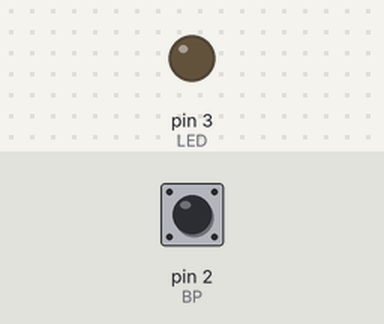
Simulated run of this sketch. Board: Arduino Uno, built with avr-gcc and run on an emulated ATmega328P. Parts: output pins drawn as LEDs (lit = HIGH). The test bench sets the inputs (shaded band); at power-on: pin 2 (BP) HIGH.

Above: at 1.2 s.
1.3 s: pin 2 (BP) pulled LOW for 0.15 s
At 1.37 s:
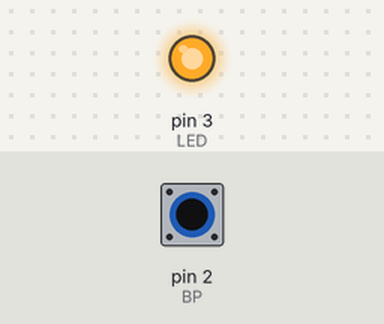
2.9 s: pin 2 (BP) pulled LOW for 3.2 s
At 6.4 s:
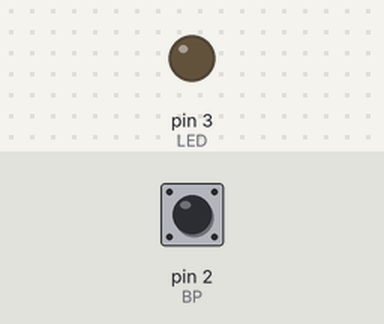
Timing chart, 0 to 7.9 s (numbered marks = the images above; inputs shaded):
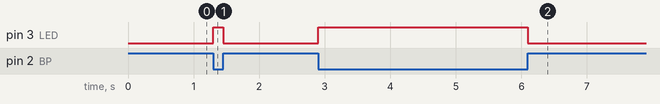

The sketch:

etat_bp_vis.ino
```cpp
const int APPUI=0;
const int BP=2;
const int LED=3;

int ETAT_BP=0;


void setup() {

  pinMode(LED,OUTPUT);
  pinMode(BP,INPUT);
  digitalWrite(BP,HIGH);

}

void loop() {

  ETAT_BP=digitalRead(BP);

  if(ETAT_BP==APPUI){
    digitalWrite(LED,1);
  }
  else {
    digitalWrite(LED,0);
  }

}
```

Measured:
- after the input at 1.3 s, pin 3 (LED): LOW → HIGH at once, → LOW 0.15 s later
- after the input at 2.9 s, pin 3 (LED): LOW → HIGH at once, → LOW 3.2 s later
